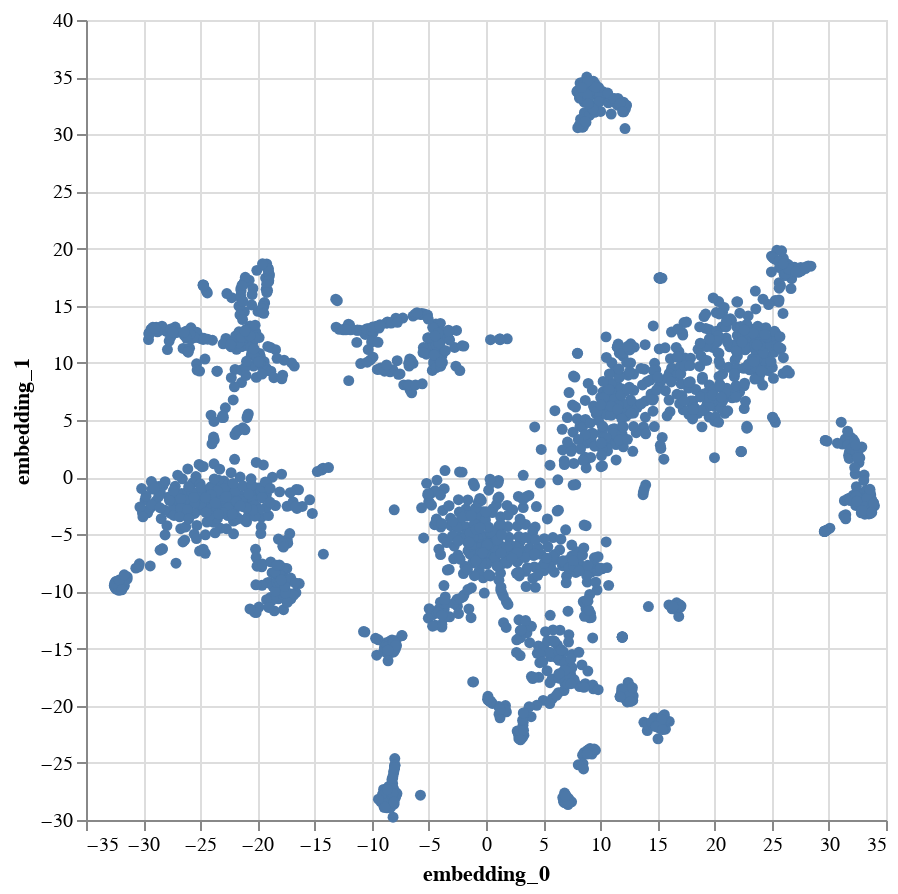

The notebook cell saved with this chart:
### Code cell
import altair as alt
alt.data_transformers.enable("vegafusion")

alt.Chart(embedding).mark_circle(opacity=1).encode(
    x=alt.X("embedding_0"),
    y=alt.Y("embedding_1")
).properties(width=400, height=400)

### Figure 1 — Vega specification as saved in the notebook (floating-point values rounded to 4 significant figures; data arrays with more than 128 entries replaced by an {"elided": "..."} marker saying what was removed)
{"$schema": "https://vega.github.io/schema/vega/v5.json", "data": [{"name": "source_0", "values": {"elided": "2000 records"}}, {"name": "source_0_x_domain_embedding_0", "values": [{"min": -32.53, "max": 33.99}]}, {"name": "source_0_y_domain_embedding_1", "values": [{"min": -29.76, "max": 35.01}]}], "marks": [{"type": "symbol", "name": "marks", "from": {"data": "source_0"}, "encode": {"update": {"opacity": {"value": 1}, "x": {"field": "embedding_0", "scale": "x"}, "y": {"field": "embedding_1", "scale": "y"}, "shape": {"value": "circle"}, "fill": {"value": "#4c78a8"}}}, "style": ["circle"]}], "scales": [{"name": "x", "type": "linear", "domain": [{"signal": "(data(\"source_0_x_domain_embedding_0\")[0] || {}).min"}, {"signal": "(data(\"source_0_x_domain_embedding_0\")[0] || {}).max"}], "range": [0, {"signal": "width"}], "nice": true, "zero": true}, {"name": "y", "type": "linear", "domain": [{"signal": "(data(\"source_0_y_domain_embedding_1\")[0] || {}).min"}, {"signal": "(data(\"source_0_y_domain_embedding_1\")[0] || {}).max"}], "range": [{"signal": "height"}, 0], "nice": true, "zero": true}], "axes": [{"scale": "x", "zindex": 0, "aria": false, "gridScale": "y", "tickCount": {"signal": "ceil(width/40)"}, "domain": false, "maxExtent": 0, "minExtent": 0, "labels": false, "orient": "bottom", "grid": true, "ticks": false}, {"scale": "y", "orient": "left", "maxExtent": 0, "tickCount": {"signal": "ceil(height/40)"}, "domain": false, "gridScale": "x", "grid": true, "labels": false, "aria": false, "minExtent": 0, "zindex": 0, "ticks": false}, {"scale": "x", "orient": "bottom", "grid": false, "title": "embedding_0", "labelFlush": true, "labelOverlap": true, "tickCount": {"signal": "ceil(width/40)"}, "zindex": 0}, {"scale": "y", "orient": "left", "labelOverlap": true, "tickCount": {"signal": "ceil(height/40)"}, "zindex": 0, "title": "embedding_1", "grid": false}], "width": 400, "padding": 5, "style": "cell", "height": 400, "background": "white"}
